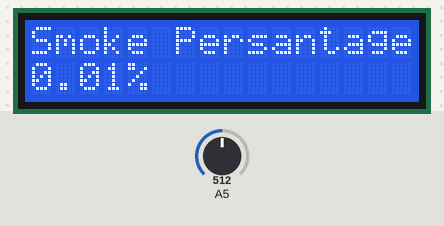
Bench run of a sketch on a simulated Arduino Uno, built with avr-gcc and run on an emulated ATmega328P. Parts: 16×2 character LCD. The inputs (shaded band) are chosen by the test bench; at power-on: A5 = 512.

Above: at 1.29 s.
1.3 s: A5 set to 716
At 1.55 s:
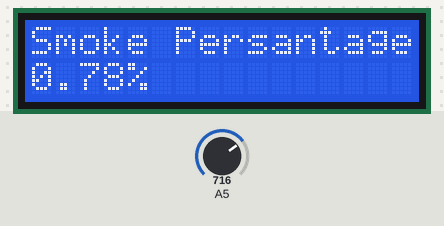
4.3 s: A5 set to 800
At 4.53 s:
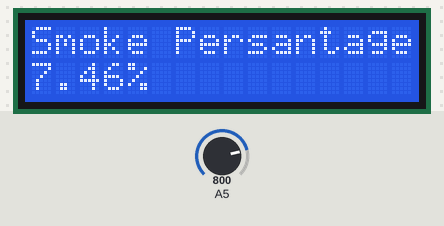
7.3 s: A5 set to 825
At 7.51 s:
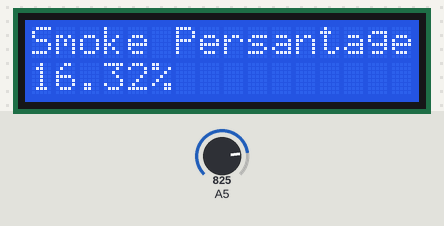
Timing chart, 0 to 10.3 s (numbered marks = the images above; inputs shaded):
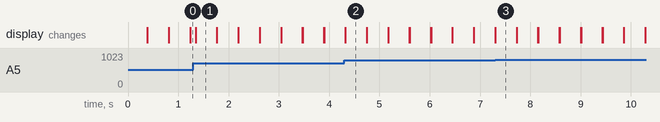

The sketch:

Analog_numeric_converter_senzor_smoke.ino
```cpp
#include <LiquidCrystal.h>
#include <math.h> // Include math.h for the pow function

#define ADC_VREF_TYPE ((1 << REFS0) | (0 << ADLAR))

LiquidCrystal lcd(10, 9, 4, 5, 6, 7);
float stepADC = 5.0 / 1024.0;
int RL_VALUE = 5;
float RO_CLEAN_AIR_FACTOR = 9.83;
int CALIBRATION_SAMPLE_TIMES = 50;
int CALIBRATION_SAMPLE_INTERVAL = 500;
int READ_SAMPLE_INTERVAL = 50;
int READ_SAMPLE_TIMES = 5;

#define GAS_LPG 0
#define GAS_CO 1
#define GAS_SMOKE 2

float LPGCurve[3] = {2.3, 0.21, -0.47};
float COCurve[3] = {2.3, 0.72, -0.34};
float SmokeCurve[3] = {2.3, 0.53, -0.44};
float Ro = 10; // Ro value


float MAX_PPM_LPG = 10000;
float MAX_PPM_CO = 1000;
float MAX_PPM_SMOKE = 1290000999;

void setup() {
  lcd.begin(16, 2);
  initializareADC();
}

void loop() {
  lcd.setCursor(0, 0);
  lcd.print("Smoke Persantage ");
  lcd.setCursor(0, 1);

  unsigned int sensorValue = citesteADC(5);
  float rs = MQResistanceCalculation(sensorValue);
  float iPPM_Smoke = MQGetGasPercentage(rs / Ro, GAS_SMOKE);

  // Convert PPM to percentage
  float percentageSmoke = (iPPM_Smoke / MAX_PPM_SMOKE) * 100;

  lcd.print(percentageSmoke, 2);
  lcd.print("%");
  delay(100);
  lcd.clear();
}

unsigned int citesteADC(unsigned char adc_input) {
  ADMUX = adc_input | ADC_VREF_TYPE;
  delayMicroseconds(10);
  ADCSRA |= (1 << ADSC);
  while (ADCSRA & (1 << ADSC)) {}
  return ADCW;
}

void initializareADC() {
  DIDR0 = 0x00;
  ADMUX = ADC_VREF_TYPE;
  ADCSRA = (1 << ADEN) | (1 << ADPS2) | (1 << ADPS1) | (1 << ADPS0);
}

long MQGetGasPercentage(float rs_ro_ratio, int gas_id) {
  if (gas_id == GAS_LPG) {
    return MQGetPercentage(rs_ro_ratio, LPGCurve);
  } else if (gas_id == GAS_CO) {
    return MQGetPercentage(rs_ro_ratio, COCurve);
  } else if (gas_id == GAS_SMOKE) {
    return MQGetPercentage(rs_ro_ratio, SmokeCurve);
  }
  return 0;
}

long MQGetPercentage(float rs_ro_ratio, float *pcurve) {
  return (pow(10, (((log(rs_ro_ratio) - pcurve[1]) / pcurve[2]) + pcurve[0])));
}

float MQResistanceCalculation(int raw_adc) {
  return ((float)RL_VALUE * (1023 - raw_adc) / raw_adc);
}
```

Measured:
- after the input at 1.3 s, the display: changes at once (image 1)
- after the input at 7.3 s, the display: changes at once (image 3)
- what the display in image 1 shows lasts 0.5 s, from 1.3 s to 1.8 s
